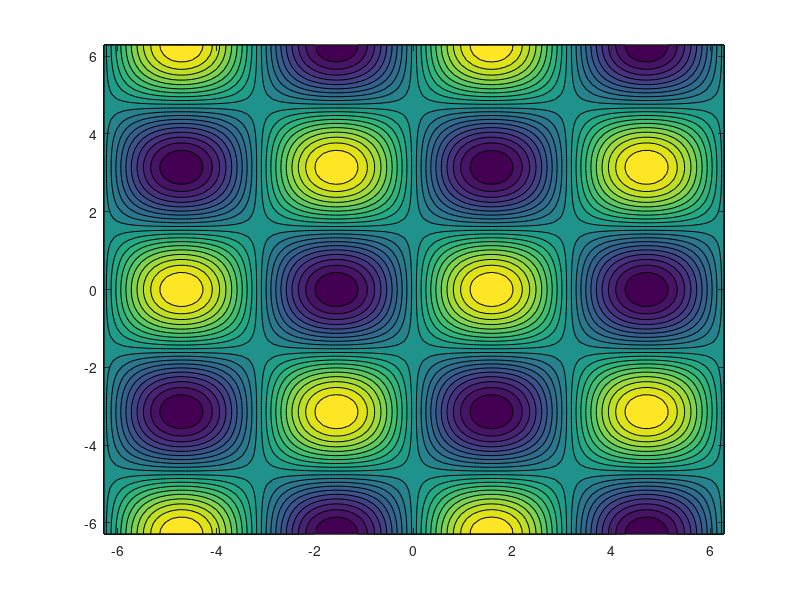

Reproduce this figure in MATLAB. (Note: this script raises an error after producing the figure.)
%=============================================================================
% Copyright (c) 2016-present Allan CORNET (Nelson)
%=============================================================================
% This file is part of Nelson.
%=============================================================================
% LICENCE_BLOCK_BEGIN
% SPDX-License-Identifier: LGPL-3.0-or-later
% LICENCE_BLOCK_END
%=============================================================================
% <--ADV-CLI MODE-->
%=============================================================================
f = figure('Visible', 'off');
x = linspace(-2 * pi, 2 * pi, 100);
y = linspace(-2 * pi, 2 * pi, 100);
[X, Y] = meshgrid(x, y);
Z = sin(X) .* cos(Y);
contourf(X, Y, Z, 20);
ax = gca();
asserts.isapprox(ax.XTick, -6:2:6, 1e-12);
asserts.isapprox(ax.YTick, -6:2:6, 1e-12);
close(f);
%=============================================================================
